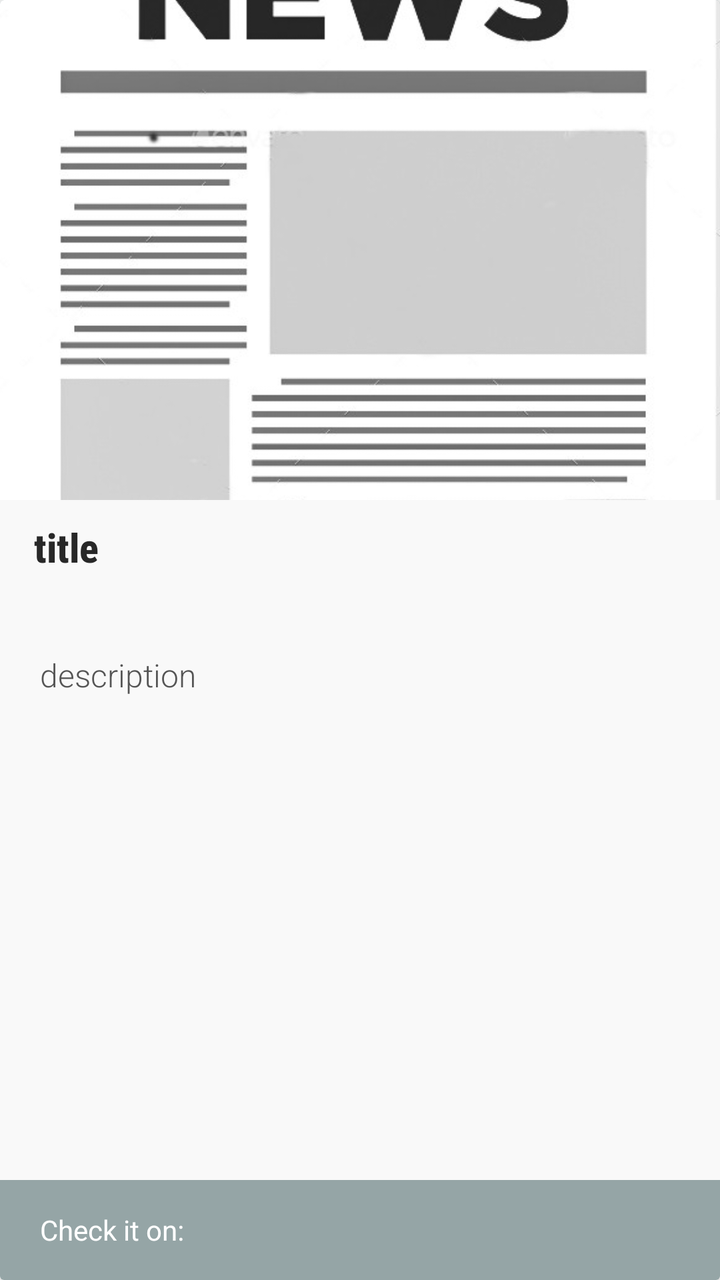
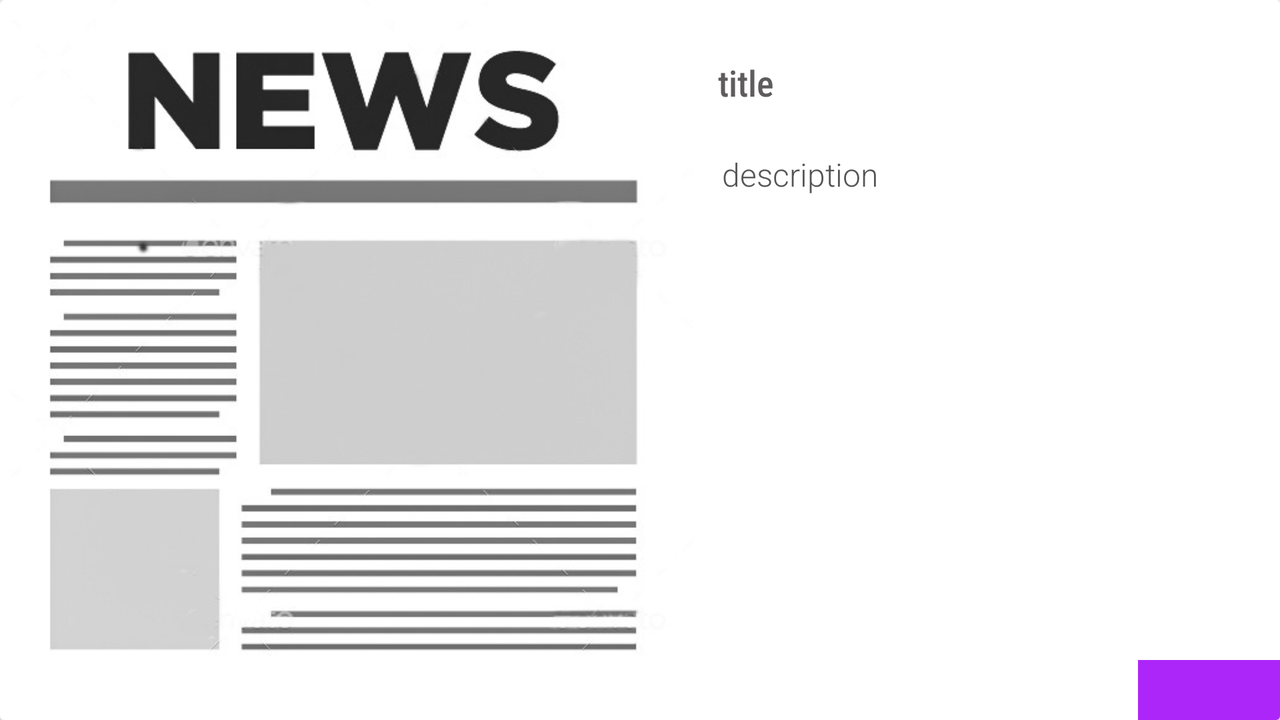

One screen, two layout resources from the same app: the default and the repository's alternative for another configuration. Each is rendered where Android would select it; the XML of both is given below.
<!-- AndroidManifest.xml: application theme AppTheme -->
<!-- res/layout/flip_holder.xml -->
<?xml version="1.0" encoding="utf-8"?>
<LinearLayout xmlns:android="http://schemas.android.com/apk/res/android"
    android:layout_width="match_parent"
    android:layout_height="match_parent"
    xmlns:app="http://schemas.android.com/apk/res-auto">
    <androidx.cardview.widget.CardView
        android:layout_width="match_parent"
        android:layout_height="match_parent"
        app:cardElevation="200dp"
        app:cardPreventCornerOverlap="true"

        android:background="@color/whiteDull"
        android:id="@+id/flipHolderCard"
        >
        <LinearLayout
            android:layout_width="match_parent"
            android:layout_height="fill_parent"
            android:background="@color/whiteDull"
            android:orientation="vertical">
            <ImageView
                android:layout_width="match_parent"
                android:layout_height="250dp"
                android:scaleType="centerCrop"
                android:background="@color/grey"
                android:src="@drawable/news_pic"
                android:id="@+id/imageFlipHolder"
                />
            <LinearLayout
                android:layout_width="match_parent"
                android:layout_height="wrap_content"
                android:orientation="vertical"
                android:layout_marginLeft="10dp"
                android:layout_marginTop="5dp"
                android:layout_marginRight="10dp"
                android:paddingLeft="7dp">

                <TextView
                    android:layout_width="match_parent"
                    android:layout_height="wrap_content"
                    android:layout_marginBottom="5dp"
                    android:layout_marginTop="5dp"
                    android:text="title"
                    android:textStyle="bold"
                    android:id="@+id/titleFlipHolder"
                    android:fontFamily="sans-serif-condensed-medium"
                    android:textColor="@color/darkGrey"
                    android:textSize="20sp" />
                <TextView
                    android:layout_width="match_parent"
                    android:layout_height="wrap_content"
                    android:id="@+id/flipSource"
                    android:textColor="@color/redDark"
                    android:layout_marginTop="5dp"
                    android:textSize="16sp"
                    android:layout_marginLeft="2dp"
                    android:layout_marginRight="2dp"
                    android:fontFamily="sans-serif-light"
                    />


                <TextView
                    android:layout_width="match_parent"
                    android:layout_height="wrap_content"
                    android:layout_marginTop="5dp"
                    android:layout_marginRight="2dp"
                    android:textSize="16dp"
                    android:padding="3dp"
                    android:id="@+id/descriptionFlipHolder"
                    android:fontFamily="sans-serif-light"
                    android:text="description"
                    android:textColor="#555" />

            </LinearLayout>

        </LinearLayout>
        <FrameLayout
            android:layout_width="match_parent"
            android:layout_height="50dp"
            android:layout_gravity="bottom"
            android:orientation="horizontal"
            >
            <ImageView
                android:layout_width="match_parent"
                android:layout_height="match_parent"
                android:scaleType="center"
                android:background="@color/grey"
                android:id="@+id/imageFlipHolderDown"/>

            <ImageView
                android:layout_width="match_parent"
                android:layout_height="match_parent"
                android:scaleType="centerCrop"
                />
            <LinearLayout
                android:layout_width="match_parent"
                android:layout_height="match_parent"
                android:layout_weight="1"
                android:orientation="horizontal"
                android:id="@+id/clickFlip"
                >
                <TextView
                    android:layout_width="wrap_content"
                    android:layout_height="wrap_content"
                    android:layout_gravity="center_vertical"
                    android:layout_marginLeft="20dp"
                    android:text="Check it on: "
                    android:textColor="@color/white"
                    />

            <TextView
                android:layout_width="match_parent"
                android:layout_height="wrap_content"
                android:layout_gravity="center_vertical"
                android:id="@+id/clickTextFlip"
                android:textStyle="bold"
                android:textSize="16sp"
                android:layout_marginLeft="2dp"
                android:textColor="@color/white"
                />

            </LinearLayout>



        </FrameLayout>

    </androidx.cardview.widget.CardView>


</LinearLayout>
<!-- resources referenced by this layout -->
<resources>
  <color name="darkGrey">#282828</color>
  <color name="grey">#95A5A6</color>
  <color name="redDark">#F85160</color>
  <color name="white">#FFFFFF</color>
  <color name="whiteDull">#f9f9f9</color>
  <!-- drawable news_pic: jpg bitmap (drawable, 31097 bytes) -->
  <style name="AppTheme" parent="Theme.AppCompat.Light.DarkActionBar">
          
          <item name="colorPrimary">@color/colorPrimary</item>
          <item name="colorPrimaryDark">@color/colorPrimaryDark</item>
          <item name="colorAccent">@color/colorAccent</item>
          <item name="preferenceTheme">@style/PreferenceThemeOverlay</item>
      </style>
  <color name="colorPrimary">#6200EE</color>
  <color name="colorPrimaryDark">#3700B3</color>
  <color name="colorAccent">#03DAC5</color>
</resources>
<!-- res/layout-land/flip_holder.xml (the repository's variant of the layout above) -->
<!-- drawn on the phone turned sideways -->
<?xml version="1.0" encoding="utf-8"?>
<LinearLayout xmlns:android="http://schemas.android.com/apk/res/android"
    android:layout_width="match_parent"
    android:layout_height="match_parent"
    xmlns:app="http://schemas.android.com/apk/res-auto">
    <androidx.cardview.widget.CardView
        android:layout_width="match_parent"
        android:layout_height="match_parent"
        app:cardElevation="200dp"
        app:cardPreventCornerOverlap="true"
        android:id="@+id/flipHolderCard"
        >
        <LinearLayout
            android:layout_width="match_parent"
            android:layout_height="match_parent"
            android:orientation="horizontal">
            <ImageView
                android:layout_width="350dp"
                android:layout_height="match_parent"
                android:scaleType="centerCrop"
                android:background="@color/grey"
                android:src="@drawable/news_pic"
                android:id="@+id/imageFlipHolder"
                />
            <LinearLayout
                android:layout_width="match_parent"
                android:layout_height="wrap_content"
                android:orientation="vertical"
                android:layout_marginLeft="2dp"
                android:layout_marginTop="5dp"
                android:layout_marginRight="2dp"
                android:paddingLeft="7dp">
                <TextView
                    android:layout_width="match_parent"
                    android:layout_height="wrap_content"
                    android:id="@+id/flipSource"
                    android:textColor="@color/redDark"
                    android:layout_marginTop="5dp"
                    android:textSize="14sp"
                    android:layout_marginLeft="2dp"
                    android:layout_marginRight="2dp"
                    android:fontFamily="sans-serif-light"
                    />
                <TextView
                    android:layout_width="match_parent"
                    android:layout_height="wrap_content"
                    android:layout_marginBottom="13dp"
                    android:text="title"
                    android:id="@+id/titleFlipHolder"
                    android:fontFamily="sans-serif-condensed-medium"
                    android:textColor="#5E5C5C"
                    android:textSize="18sp" />


                <TextView
                    android:layout_width="match_parent"
                    android:layout_height="wrap_content"
                    android:layout_marginTop="10dp"
                    android:layout_marginLeft="2dp"
                    android:layout_marginRight="2dp"
                    android:textSize="16dp"
                    android:id="@+id/descriptionFlipHolder"
                    android:fontFamily="sans-serif-light"
                    android:text="description"
                    android:textColor="#555" />
            </LinearLayout>

        </LinearLayout>
        <LinearLayout
            android:layout_width="match_parent"
            android:layout_height="30dp"
            android:layout_gravity="bottom"
            android:orientation="horizontal"
            android:background="@drawable/tab_selected"
            >
            <LinearLayout
                android:layout_width="match_parent"
                android:layout_height="match_parent"
                android:layout_weight="10"
                android:orientation="horizontal"
                android:id="@+id/clickFlip"
                >
                <TextView
                    android:layout_width="wrap_content"
                    android:layout_height="wrap_content"
                    android:layout_gravity="center_vertical"
                    android:layout_marginLeft="20dp"
                    android:text="Check it on: "
                    android:textColor="@color/white"
                    />

            <TextView
                android:layout_width="match_parent"
                android:layout_height="wrap_content"
                android:layout_gravity="center_vertical"
                android:id="@+id/clickTextFlip"
                android:textStyle="bold"
                android:textSize="14sp"
                android:layout_marginLeft="2dp"
                android:textColor="@color/white"
                />

            </LinearLayout>
            <ImageView
                android:layout_width="match_parent"
                android:layout_height="match_parent"
                android:layout_weight="80"
                android:id="@+id/shareFlip"
                android:src="@color/purple"
                />



        </LinearLayout>

    </androidx.cardview.widget.CardView>


</LinearLayout>
<!-- resources referenced by the variant -->
<!-- as the phone turned sideways resolves them -->
<resources>
  <color name="grey">#95A5A6</color>
  <color name="purple">#ac26f9</color>
  <color name="redDark">#F85160</color>
  <color name="white">#FFFFFF</color>
  <!-- drawable news_pic: jpg bitmap (drawable, 31097 bytes) -->
  <!-- drawable tab_selected (drawable) -->
  <?xml version="1.0" encoding="utf-8"?>
  <shape xmlns:android="http://schemas.android.com/apk/res/android"
      android:shape="rectangle">
  
      <gradient
          android:startColor="@color/white"
          android:centerColor="@color/white"
          android:endColor="@color/white"
          />
  
  
  
  </shape>
  <style name="AppTheme" parent="Theme.AppCompat.Light.DarkActionBar">
          
          <item name="colorPrimary">@color/colorPrimary</item>
          <item name="colorPrimaryDark">@color/colorPrimaryDark</item>
          <item name="colorAccent">@color/colorAccent</item>
          <item name="preferenceTheme">@style/PreferenceThemeOverlay</item>
      </style>
  <color name="colorPrimary">#6200EE</color>
  <color name="colorPrimaryDark">#3700B3</color>
  <color name="colorAccent">#03DAC5</color>
</resources>
